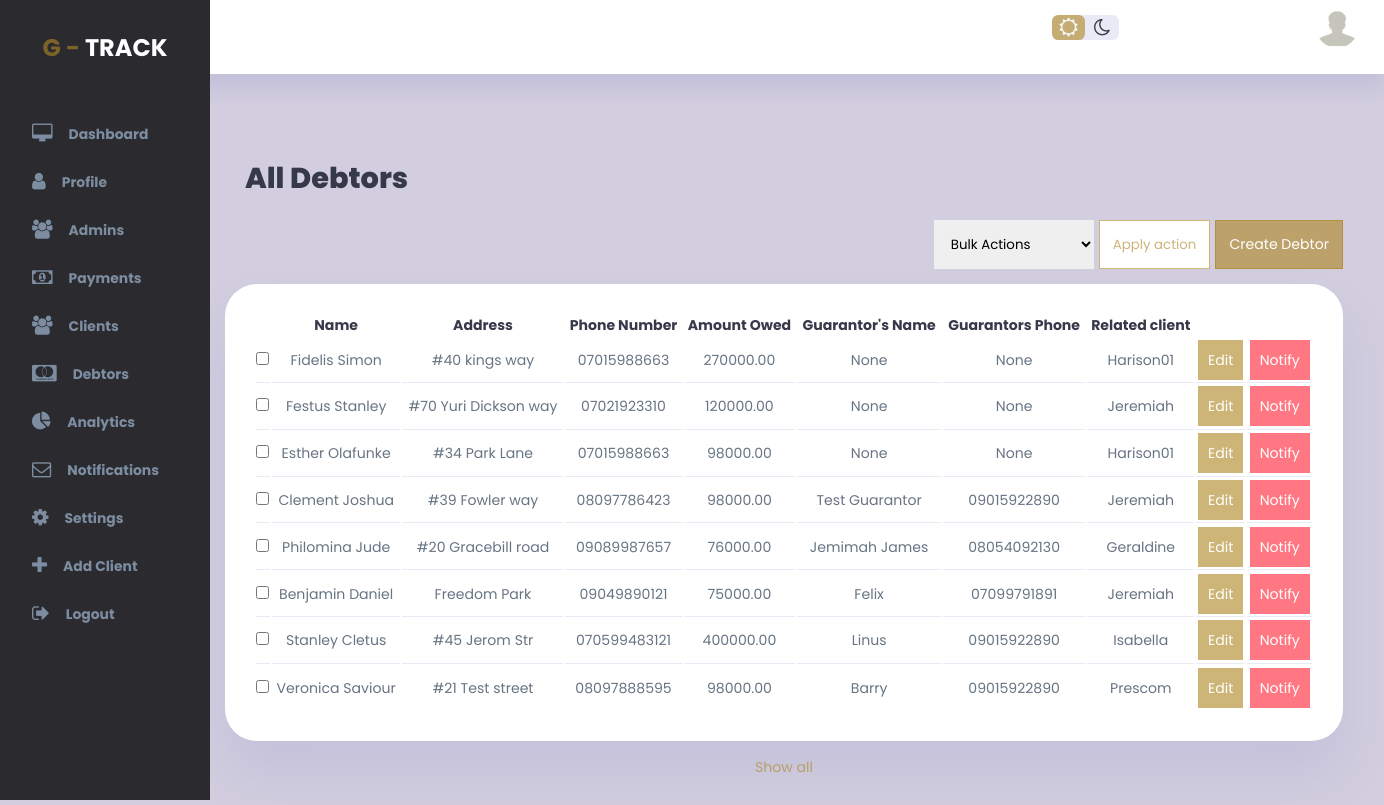
The app's page /debtors/debtors_bulk_actions with its own data.
### gtrack_app/models.py (models this page shows)
class Debtor(models.Model):
    client_id = models.IntegerField(blank=True, null=True)
    firstname = models.CharField(max_length=65, null=True, blank=True)
    surname = models.CharField(max_length=65, null=True, blank=True)
    address = models.CharField(max_length=65, null=True, blank=True)
    phone = models.CharField(max_length=65, null=True, blank=True)
    email = models.CharField(max_length=65, null=True, blank=True)
    guarantors_name = models.CharField(max_length=65, null=True, blank=True)
    guarantors_phone = models.CharField(max_length=65, null=True, blank=True)
    guarantors_email = models.CharField(max_length=65, null=True, blank=True)
    amount_owed = models.DecimalField(max_digits=10, decimal_places=2, default=0.00)
    date_captured = models.DateTimeField(auto_now=True)
    due_date = models.DateField(null=True, blank=True)

### gtrack_app/views.py (the view, shortened to what this page needs)
# urls.py: path("debtors/debtors_bulk_actions", views.debtors_bulk_actions, name="debtors_bulk_actions"),
def debtors_bulk_actions(request):
    all_debtors = Debtor.objects.all
    all_clients = User.objects.filter(is_superuser=False, is_staff=False)
    return render(request, 'debtors/debtors.html', {'debtors': all_debtors, 'clients': all_clients})

### templates/debtors/debtors.html (shortened to what this page needs)
{% extends 'base.html' %}
{% block content %}
{% load static %}
<div class="wrapper">
    <div class="vertical-wrapper" id="sidebar">
        <div class="vertical-bar">
            <div class="logo">
                G - <span>Track</span>
            </div>
            <div class="sidebar">
                <a href="{% url 'index' %}">
                    <i class="fa fa-desktop"></i>
                    <h3>Dashboard</h3>
                </a>
                <a href="{% url 'profile' user_id=user.id %}">
                    <i class="fa fa-user"></i>
                    <h3>Profile</h3>
                </a>
                <a href="{% url 'admins' %}" class="active">
                    <i class="fa fa-users"></i>
                    <h3>Admins</h3>
                </a>
                <a href="{% url 'payments' %}">
                    <i class="fa fa-money"></i>
                    <h3>Payments</h3>
                </a>
                <a href="{% url 'all_clients' %}">
                    <i class="fa fa-users"></i>
                    <h3>Clients</h3>
                </a>
                <a href="{% url 'debtors' %}">
                    <i class="fa fa-cc-mastercard"></i>
                    <h3>Debtors</h3>
                </a>
                <a href="{% url 'analytics' %}">
                    <i class="fa fa-pie-chart"></i>
                    <h3>Analytics</h3>
                </a>
                <a href="{% url 'multiple_recipients' %}">
                    <i class="fa fa-envelope-o"></i>
                    <h3>Notifications</h3>
                </a>
                <a href="{% url 'index' %}">
                    <i class="fa fa-cog"></i>
                    <h3>Settings</h3>
                </a>
                <a href="{% url 'create_client' %}">
                    <i class="fa fa-plus"></i>
                    <h3>Add Client</h3>
                </a>
                <a href="{% url 'logout' %}">
                    <i class="fa fa-sign-out"></i>
                    <h3>Logout</h3>
                </a>
            </div>
        </div>
    </div>
    <div class="main-container">
        <div class="top-bar">
            <div class="top-right">
                <div class="theme-toggler">
                    <i class="fa fa-sun-o active"></i>
                    <i class="fa fa-moon-o"></i>
                </div>
                <div class="profile">
                    <div class="profile-photo">
                        {% if user.userprofile.profile_pic %}
                        <img src="{{user.userprofile.profile_pic.url}}" width="300" height="300" />
                        {% else %}
                        <img src="{% static 'img/anonymous.jpg' %}" width="300" height="300" />
                        {% endif %}
                    </div>
                </div>
            </div>
        </div>
        <div class="panel cover">
            <main>
                <h1 class="panel-label">All Debtors</h1>
                <div class="panel-body">
                    <form method="post" action="{% url 'debtors_bulk_actions' %}">
                        <div class="top-table for-debtors">
                            <div class="table-actions">
                                <select name="action" id="action" class="dropdown-select">
                                    <option value="bulk_actions">Bulk Actions</option>
                                </select>
                                <button class="primary action-btn action" type="submit"
                                    onclick="return confirm('Are you sure you want to apply the action to the selected record(s)?')">Apply
                                    action</button>
                                <a href="{% url 'create_debtor' %}" class="primary action-btn create">Create Debtor</a>
                            </div>
                        </div>
                        <div class="admin-panel">
                            <table>
                                <thead>
                                    <tr>
                                        <th></th>
                                        <th>Name</th>
                                        <th>Address</th>
                                        <th>Phone Number</th>
                                        <th>Amount Owed</th>
                                        <th>Guarantor's Name</th>
                                        <th>Guarantors Phone</th>
                                        <th>Related client</th>
                                    </tr>
                                </thead>
                                <tbody>
                                    {% for debtor in debtors %}
                                    <tr>
                                        <td><input type="checkbox" value="{{debtor.id}}" name="selected_users"></td>
                                        <td>{{ debtor.firstname }} {{ debtor.surname }}</td>
                                        <td>{{ debtor.address }}</td>
                                        <td>{{ debtor.phone }}</td>
                                        <td>{{ debtor.amount_owed }}</td>
                                        <td>{{ debtor.guarantors_name }}</td>
                                        <td>{{ debtor.guarantors_phone }}</td>
                                        {% for client in clients %}
                                        {% if client.id == debtor.client_id %}
                                        <td>{{ client.username }}</td>
                                        <td><a class="primary-btn"
                                                href="{% url 'edit_debtor' user_id=debtor.id %}">Edit</a></td>
                                        <td><a class="danger-btn" href="{% url 'single_recipient' user_id=debtor.id %}">Notify</a>
                                        </td>
                                        {% endif %}
                                        {% endfor %}
                                    </tr>
                                    {% endfor %}
                                </tbody>
                            </table>
                            <a id="show-all" href="#">Show all</a>
                        </div>
                    </form>
                </div>
            </main>
        </div>
    </div>
</div>
{% endblock %}

### static/css/authenticate.css (style rules this page uses)
* { margin: 0; padding: 0; border: 0; box-sizing: border-box; font-family: 'poppins', sans-serif; }

### records on screen
Debtor: firstname "Fidelis", surname "Simon", address "#40 kings way", phone "07015988663", amount_owed "270000.00", guarantors_name "None", guarantors_phone "None"
Debtor: firstname "Festus", surname "Stanley", address "#70 Yuri Dickson way", phone "07021923310", amount_owed "120000.00", guarantors_name "None", guarantors_phone "None"
Debtor: firstname "Esther", surname "Olafunke", address "#34 Park Lane", phone "07015988663", amount_owed "98000.00", guarantors_name "None", guarantors_phone "None"
Debtor: firstname "Clement", surname "Joshua", address "#39 Fowler way", phone "08097786423", amount_owed "98000.00", guarantors_name "Test Guarantor", guarantors_phone "09015922890"
Debtor: firstname "Philomina", surname "Jude", address "#20 Gracebill road", phone "09089987657", amount_owed "76000.00", guarantors_name "Jemimah James", guarantors_phone "08054092130"
Debtor: firstname "Benjamin", surname "Daniel", address "Freedom Park", phone "09049890121", amount_owed "75000.00", guarantors_name "Felix", guarantors_phone "07099791891"
Debtor: firstname "Stanley", surname "Cletus", address "#45 Jerom Str", phone "070599483121", amount_owed "400000.00", guarantors_name "Linus", guarantors_phone "09015922890"
Debtor: firstname "Veronica", surname "Saviour", address "#21 Test street", phone "08097888595", amount_owed "98000.00", guarantors_name "Barry", guarantors_phone "09015922890"

### other values on screen
{{ client.username }} "Harison01"
{{ client.username }} "Jeremiah"
{{ client.username }} "Geraldine"
{{ client.username }} "Isabella"
{{ client.username }} "Prescom"
